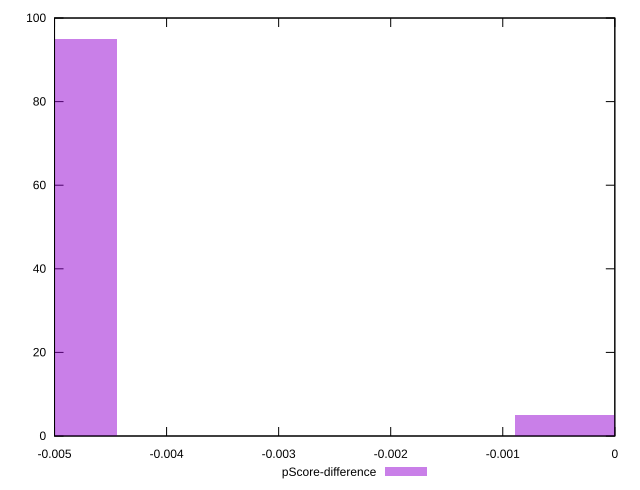

Generate this figure with gnuplot:
reset

$pScoreDifference <<EOF
-0.005326214814899569 95
0 5
EOF

set key outside below
set boxwidth 0.0017754049382998562
set xrange [-0.0050000000000000044:0]
set yrange [0:100]
set trange [0:100]
set style fill transparent solid 0.5 noborder
set terminal svg size 640, 490 enhanced background rgb 'white'
set output "report_00025_2021-02-22T21:38:55.199Z/unused-css-rules/samples/pages+cached+noadtech+nomedia/pScore-difference/histogram.svg"

plot $pScoreDifference title "pScore-difference" with boxes

reset
